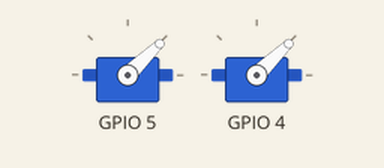
This sketch was run on a simulated ESP8266 (NodeMCU). Shown: 2 × servo. What the sketch prints to the serial monitor is not drawn.

Above: at 0.1 s.
Timing chart, 0 to 46.5 s (numbered marks = the images above):
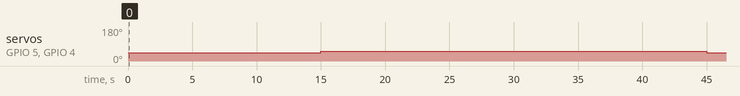

Measured:
- by itself, servo on GPIO 5, servo on GPIO 4: 44° → 52° at 15.0 s, → 44° 30.0 s later

The sketch:

Zweifalter.ino
```cpp
// (licence header left out)
#include <ESP8266WiFi.h>
#include "GY25.h"
#include "CommandServer.h"
#include "MotorHandler.h"

GY25 gy25;
MotorHandler motors(5, 4, 450); // D1, D2
CommandServer server(&motors, &gy25);
unsigned long lastRotaryMillis = 0;
int lastVal = 0;
unsigned long systemStartMillis = 0;
bool onceOn = false;
bool onceOff = false;

bool setupWifi()
{
    WiFi.mode(WIFI_AP);

    bool b1 = WiFi.softAP("Luftfaltung", "QWW_488_Veritas_Twoggle");
    delay(100);
    bool b2 = WiFi.softAPConfig(IPAddress(192,168,121,1), IPAddress(192,168,121,254), IPAddress(255,255,255,0));

    if (b1 && b2) {
      Serial.print("AP started ");
      Serial.println(WiFi.softAPIP());

      return true;
    } else {
      Serial.println("Could not start AP. start: "+String(b1)+" config:"+String(b2));

      return false;
    }
}

void setup() {
  Serial.begin(115200);

  //gy25.init();

/*
  if (setupWifi()) {
    server.begin();
  }*/

  motors.begin();

  systemStartMillis = millis();
  Serial.println("Looping");
}

void loop() {
  unsigned long now = millis();

  if (now - systemStartMillis > 15*1000 && !onceOn) {
    motors.thrust(170);
    onceOn = true;
  }

  if (now - systemStartMillis > 45*1000 && !onceOff) {
    motors.thrust(0);
    onceOff = true;
  }

  motors.drive();

  //server.drive();
  bool hasNewOri = false; //gy25.drive();

  bool doSomething = now - lastRotaryMillis >= 3000;

/*
  if (doSomething) {
    Serial.print(""+String(WiFi.softAPgetStationNum()));
    lastRotaryMillis = now;
  }*/


  if (doSomething && hasNewOri) {
    float ori = gy25.getRoll();

    // NOTE too frequent analog reading breaks Wifi (???!)
    float range = analogRead(A0) / 1023.0; // 0..1
    if (range <= 0.02f) {
      range = 0;
    }

    int pwmVal = 1000 + (int)(range* 350);

    Serial.println("O "+String(ori)+" P "+String(gy25.getPitch()));

    /*
    if (lastVal != pwmVal) {
      motors.thrust(pwmVal);
      lastVal = pwmVal;
    }*/

    lastRotaryMillis = now;
  }

  //digitalWrite(LED, now % 1000 > 499 ? HIGH : LOW);
  //delay(1000); // must read mcu continously
  delayMicroseconds(500);
}
```

CommandServer.h
```cpp
// (licence header left out)
#ifndef __COMMAND_SERVER_H__
#define __COMMAND_SERVER_H__

#include <WiFiServer.h>
#include <WiFiClient.h>
#include "MotorHandler.h"
#include "GY25.h"

class CommandServer : public WiFiServer
{
private:
  const int LED_PIN = 16;
  const int OFF = HIGH;
  const int ON = LOW;
  String receivedLine = "";
  bool clientConnected = false;
  WiFiClient client;
  MotorHandler* motors;
  GY25* gy25;
  unsigned long lastLedOn = -1;

public:
  CommandServer(MotorHandler* mh, GY25* gy) : WiFiServer(80)
  {
    motors = mh;
    gy25 = gy;
  }

  void begin()
  {
    WiFiServer::begin();

    pinMode(LED_PIN, OUTPUT);
    digitalWrite(LED_PIN, OFF);
  }

  void drive()
  {
    unsigned long driveStart = millis();

    handleLed();

    if (!client.connected()) {
      client = available();
    }

    if (client.connected()) {
      if (!clientConnected) {
        Serial.println("Client");
        //client.setNoDelay(true);
        clientConnected = true;
        receivedLine = "";
      }

      while (client.available() > 0 && millis() - driveStart > 0) {
        char c = client.read();

        if (c == '\n') {
          if (receivedLine.length() > 0) {
            //Serial.println("L "+receivedLine);

            handleCommand(receivedLine);

            receivedLine = "";
          }
        } else {
          receivedLine += c;
        }
      }
    } else if (clientConnected) {
      Serial.println("Client lost");
      clientConnected = false;
    }
  }

private:
  void handleCommand(String command)
  {
    handleLed(true);

    if (command.startsWith("STATUS")) {
       client.println("ORI "+String((int)(gy25->getRoll() * 10 + 0.5f))+" "+String((int)(gy25->getPitch() * 10 + 0.5f)));
       client.flush();
    } else if (command.startsWith("MOVE ")) {

    } else if (command.startsWith("THRUST ")) {
      String numberPart = command.substring(7);
      int power = numberPart.toInt();
      //Serial.println("T "+String(power));
      motors->thrust(power);
    } else {
      Serial.println("!! Command not understood: "+command);
    }
  }

  void handleLed(bool activate = false)
  {
    unsigned long now = millis();
    if (activate) {
      digitalWrite(LED_PIN, ON);
      lastLedOn = now;
    } else {
      if (lastLedOn != -1 && now - lastLedOn > 300) {
        lastLedOn = -1;
        digitalWrite(LED_PIN, OFF);
      }
    }
  }
};

#endif
```

GY25.h
```cpp
// (licence header left out)
#ifndef __GY25_CONTROL_H__
#define __GY25_CONTROL_H__

#include <SoftwareSerial.h>

// D7 = rx, D8
SoftwareSerial Serial2(13, 15);

class GY25
{
private:

  float yaw, pitch, roll;
  unsigned char Re_buf[8];
  unsigned char counter=0;
  bool dataPresent=false;
  uint32_t valueCounter = 0;

  uint32_t systemStartTime = 0;
  uint32_t lastTimeOut = 0;

public:
  void init()
  {
    pinMode(4, INPUT);
    pinMode(5, OUTPUT);

    Serial2.begin(115200);

    Serial2.write(0XA5);
    Serial2.write(0X52);
    systemStartTime = millis();
  }

  float getYaw()
  {
    return yaw;
  }

  float getRoll()
  {
    dataPresent = false;
    return roll;
  }

  float getPitch()
  {
    return pitch;
  }

  bool first = true;

  bool drive()
  {
    while (Serial2.available()) {
      if (first) {
        first = false;
      }
      Re_buf[counter]=(unsigned char)Serial2.read();
      if(counter==0&&Re_buf[0]!=0xAA)  {
        //Serial.print("w");
        // Waiting
        break;
      }
      counter++;
      if(counter==8)
      {
        valueCounter++;
         counter=0;
         dataPresent=true;
      }
    }

   if(Re_buf[0]==0xAA && Re_buf[7]==0x55)
   {
      yaw=(Re_buf[1]<<8|Re_buf[2])/100.0f;
      pitch=(Re_buf[3]<<8|Re_buf[4])/100.0f;
      roll=(Re_buf[5]<<8|Re_buf[6])/100.0f;
   }

    if (yaw > 180) {
      yaw -= 655;
    }
    if (pitch > 180) {
      pitch -= 655;
    }
    if (roll > 180) {
      roll -= 655;
    }

    return dataPresent;
  }
};

#endif
```

MotorHandler.h
```cpp
// (licence header left out)
#ifndef __MOTOR_HANDLER_H__
#define __MOTOR_HANDLER_H__

#include <Servo.h>

class MotorHandler
{
private:
  const int BASE_POWER = 1000;

  int motorPin1;
  int motorPin2;
  int maxPower;
  Servo motor1;
  Servo motor2;
  unsigned int savedPower1 = 0;
  unsigned int savedPower2 = 0;
  unsigned int lastSetPower1 = 0;
  unsigned int lastSetPower2 = 0;
  bool isActive = true;
  unsigned long lastStartMillis = 0;
  unsigned long lastForcedOffMillis = 0;

public:
  MotorHandler(int pin1, int pin2, int maxi)
  {
    motorPin1 = pin1;
    motorPin2 = pin2;
    maxPower = maxi;
  }

  void begin()
  {
    motor1.attach(motorPin1);
    motor1.write(1000); // otherwise 1500 is default
    motor2.attach(motorPin2);
    motor2.write(1000);
  }

  void drive()
  {
    unsigned long now = millis();
    if (lastStartMillis > 0) {
      if (now - lastStartMillis >= 45*1000) {
        setActive(false);
        lastForcedOffMillis = now;
      }
    } else {
      if (!isActive && now - lastForcedOffMillis >= 15*1000) {
        setActive(true);
        lastForcedOffMillis = 0;
      }
    }
  }

  // power: 0..1000
  void thrust(unsigned int power)
  {
    thrust1(power);
    thrust2(power);
  }

  void thrust1(unsigned int power)
  {
    if (power > 1000) {
      power = 1000;
    }

    if (!isActive) {
      savedPower1 = power;
      return;
    }

    if (power == lastSetPower1) {
      return;
    }

    if (power > 0) {
      if (lastStartMillis == 0) {
        lastStartMillis = millis();
      }
    } else {
      if (lastSetPower2 == 0) {
        lastStartMillis = 0;
      }
    }

    lastSetPower1 = power;

    int val = (int)(power / 1000.0f * maxPower);

    Serial.print("t"+String(val));

    motor1.write(BASE_POWER + val);
  }

  void thrust2(unsigned int power)
  {
    if (power > 1000) {
      power = 1000;
    }

    if (!isActive) {
      savedPower2 = power;
      return;
    }

    if (power == lastSetPower2) {
      return;
    }

    if (power > 0) {
      if (lastStartMillis == 0) {
        lastStartMillis = millis();
      }
    } else {
      if (lastSetPower1 == 0) {
        lastStartMillis = 0;
      }
    }

    lastSetPower2 = power;

    int val = (int)(power / 1000.0f * maxPower);

    motor2.write(BASE_POWER + val);
  }

private:
  void setActive(bool active)
  {
    if (active == isActive) {
      return;
    }

    if (active) {
      Serial.println("On");
      isActive = true;

      thrust1(savedPower1);
      thrust2(savedPower2);
    } else {
      savedPower1 = lastSetPower1;
      savedPower2 = lastSetPower2;

      Serial.println("Off");

      thrust1(0);
      thrust2(0);

      isActive = false;
    }
  }
};

#endif
```
